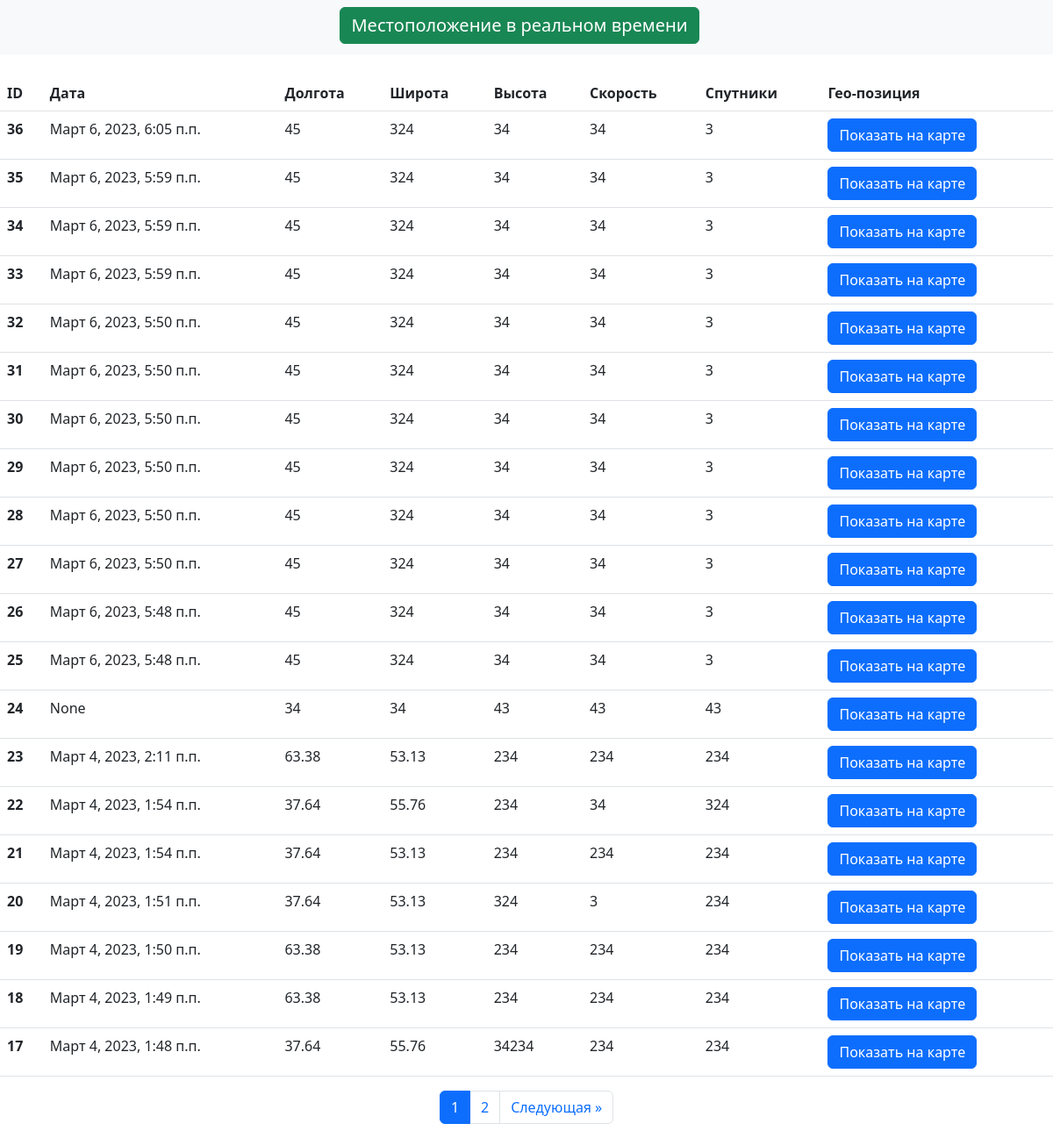
/tracker/, run on the app's committed database.
### gps_tracker/models.py (models this page shows, shortened)
class GPSData(models.Model):
    date = models.DateTimeField()
    latitude = models.CharField(max_length=255)
    longitude = models.CharField(max_length=255)
    altitude = models.IntegerField()
    sattelites = models.IntegerField()
    speed = models.IntegerField()

### gps_tracker/views.py (the view)
# urls.py: path('tracker/', views.get_gps_data),
def get_gps_data(request):
    data = gpsdata_services.get_all_data()[::-1]
    page_num = request.GET.get('page', 1)
    paginator = Paginator(data, 20)
    try:
        page_obj = paginator.page(page_num)
    except PageNotAnInteger:
        page_obj = paginator.page(1)
    except EmptyPage:
        page_obj = paginator.page(paginator.num_pages)
    return render(request, 'table.html', context={
        "page_obj": page_obj,
    })

### gps_tracker/repository.py (called while the page is built)
    def get_all_data(self) -> QuerySet[models.GPSData]:
        return models.GPSData.objects.all()

### gps_tracker/services.py (called while the page is built)
    def get_all_data(self) -> QuerySet[models.GPSData]:
        return self.gpsdata_repository.get_all_data()

### templates/table.html (shortened to what this page needs)
{% extends 'base.html' %}
{% block content %}
<nav class="navbar navbar-light bg-light" style="justify-content: center">
  <a class="btn btn-success navbar-brand mb-1 h1" style="color:white" href="/map/">Местоположение в реальном времени</a>
</nav>
<br>
<table class="table">
    <thead>
    <tr>
        <th scope="col">ID</th>
        <th scope="col">Дата</th>
        <th scope="col">Долгота</th>
        <th scope="col">Широта</th>
        <th scope="col">Высота</th>
        <th scope="col">Скорость</th>
        <th scope="col">Спутники</th>
        <th scope="col">Гео-позиция</th>
    </tr>
    </thead>
    <tbody>
    {% for d in page_obj %}
    <tr>
        <th scope="row">{{ d.id }}</th>
        <td>{{ d.date }}</td>
        <td>{{ d.longitude }}</td>
        <td>{{ d.latitude }}</td>
        <td>{{ d.altitude }}</td>
        <td>{{ d.speed }}</td>
        <td>{{ d.sattelites }}</td>
        <td><a class="btn btn-primary" href="{{d.id}}" role="button">Показать на карте</a></td>
    </tr>
    {% endfor %}
</table>
<nav aria-label="Page navigation example">
    <ul class="pagination justify-content-center">
        {% for num in page_obj.paginator.page_range %}
        {% if page_obj.number == num %}
        <li class="page-item active"><a class="page-link" href="?page={{ num }}">{{ num }}</a></li>
        {% elif num > page_obj.number|add:'-3' and num < page_obj.number|add:'3' %}
        <li class="page-item"><a class="page-link" href="?page={{ num }}">{{ num }}</a></li>
        {% endif %}
        {% endfor %}
        {% if page_obj.has_next %}
        <li class="page-item">
            <a class="page-link" href="?page={{ page_obj.next_page_number }}">Следующая »</a>
        </li>
{% endif %}
    </ul>
</nav>
{% endblock %}

### templates/base.html (shortened to what this page needs)
<!doctype html>
<html lang="en">
<head>
    <link href="https://cdn.jsdelivr.net/npm/bootstrap@5.3.0-alpha1/dist/css/bootstrap.min.css" rel="stylesheet"
>
</head>
<body>
{% block content %}
{% endblock %}
</body>
</html>

### data on the page
GPSData: id "36", date "Март 6, 2023, 6:05 п.п.", longitude "45", latitude "324", altitude "34", speed "34", sattelites "3"
GPSData: id "35", date "Март 6, 2023, 5:59 п.п.", longitude "45", latitude "324", altitude "34", speed "34", sattelites "3"
GPSData: id "34", date "Март 6, 2023, 5:59 п.п.", longitude "45", latitude "324", altitude "34", speed "34", sattelites "3"
GPSData: id "33", date "Март 6, 2023, 5:59 п.п.", longitude "45", latitude "324", altitude "34", speed "34", sattelites "3"
GPSData: id "32", date "Март 6, 2023, 5:50 п.п.", longitude "45", latitude "324", altitude "34", speed "34", sattelites "3"
GPSData: id "31", date "Март 6, 2023, 5:50 п.п.", longitude "45", latitude "324", altitude "34", speed "34", sattelites "3"
GPSData: id "30", date "Март 6, 2023, 5:50 п.п.", longitude "45", latitude "324", altitude "34", speed "34", sattelites "3"
GPSData: id "29", date "Март 6, 2023, 5:50 п.п.", longitude "45", latitude "324", altitude "34", speed "34", sattelites "3"
GPSData: id "28", date "Март 6, 2023, 5:50 п.п.", longitude "45", latitude "324", altitude "34", speed "34", sattelites "3"
GPSData: id "27", date "Март 6, 2023, 5:50 п.п.", longitude "45", latitude "324", altitude "34", speed "34", sattelites "3"
GPSData: id "26", date "Март 6, 2023, 5:48 п.п.", longitude "45", latitude "324", altitude "34", speed "34", sattelites "3"
GPSData: id "25", date "Март 6, 2023, 5:48 п.п.", longitude "45", latitude "324", altitude "34", speed "34", sattelites "3"
GPSData: id "24", date "None", longitude "34", latitude "34", altitude "43", speed "43", sattelites "43"
GPSData: id "23", date "Март 4, 2023, 2:11 п.п.", longitude "63.38", latitude "53.13", altitude "234", speed "234", sattelites "234"
GPSData: id "22", date "Март 4, 2023, 1:54 п.п.", longitude "37.64", latitude "55.76", altitude "234", speed "34", sattelites "324"
GPSData: id "21", date "Март 4, 2023, 1:54 п.п.", longitude "37.64", latitude "53.13", altitude "234", speed "234", sattelites "234"
GPSData: id "20", date "Март 4, 2023, 1:51 п.п.", longitude "37.64", latitude "53.13", altitude "324", speed "3", sattelites "234"
GPSData: id "19", date "Март 4, 2023, 1:50 п.п.", longitude "63.38", latitude "53.13", altitude "234", speed "234", sattelites "234"
GPSData: id "18", date "Март 4, 2023, 1:49 п.п.", longitude "63.38", latitude "53.13", altitude "234", speed "234", sattelites "234"
GPSData: id "17", date "Март 4, 2023, 1:48 п.п.", longitude "37.64", latitude "55.76", altitude "34234", speed "234", sattelites "234"

### other printed values
{{ num }} "1"
{{ num }} "2"
